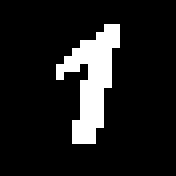
#> input picture webap_captcha/dart/webap_captcha/assets/1.bmp, 22 x 22 px, found by its file name (shown 8 times larger); its folder holds 4 pictures in this run
$ python eucdist.py
#> lines starting #> are read from the running program, lines starting #| are printed output that depends on the picture
import numpy as np
from PIL import Image

key = "123456789ABCDEFGHIJKLMNOPQRSTUVWXYZ"
table = [np.array(Image.open(f"assets/{k}.bmp")) for k in key]
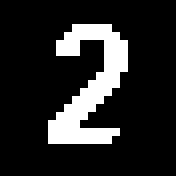
#> input picture webap_captcha/dart/webap_captcha/assets/2.bmp, 22 x 22 px, found by its file name (shown 8 times larger)
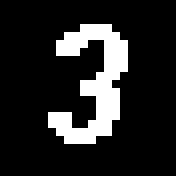
#> input picture webap_captcha/dart/webap_captcha/assets/3.bmp, 22 x 22 px, found by its file name (shown 8 times larger)
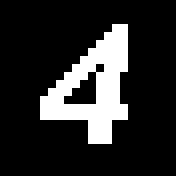
#> input picture webap_captcha/dart/webap_captcha/assets/4.bmp, 22 x 22 px, found by its file name (shown 8 times larger)
#> (the run stopped early here; a loop or call above may not have finished)
